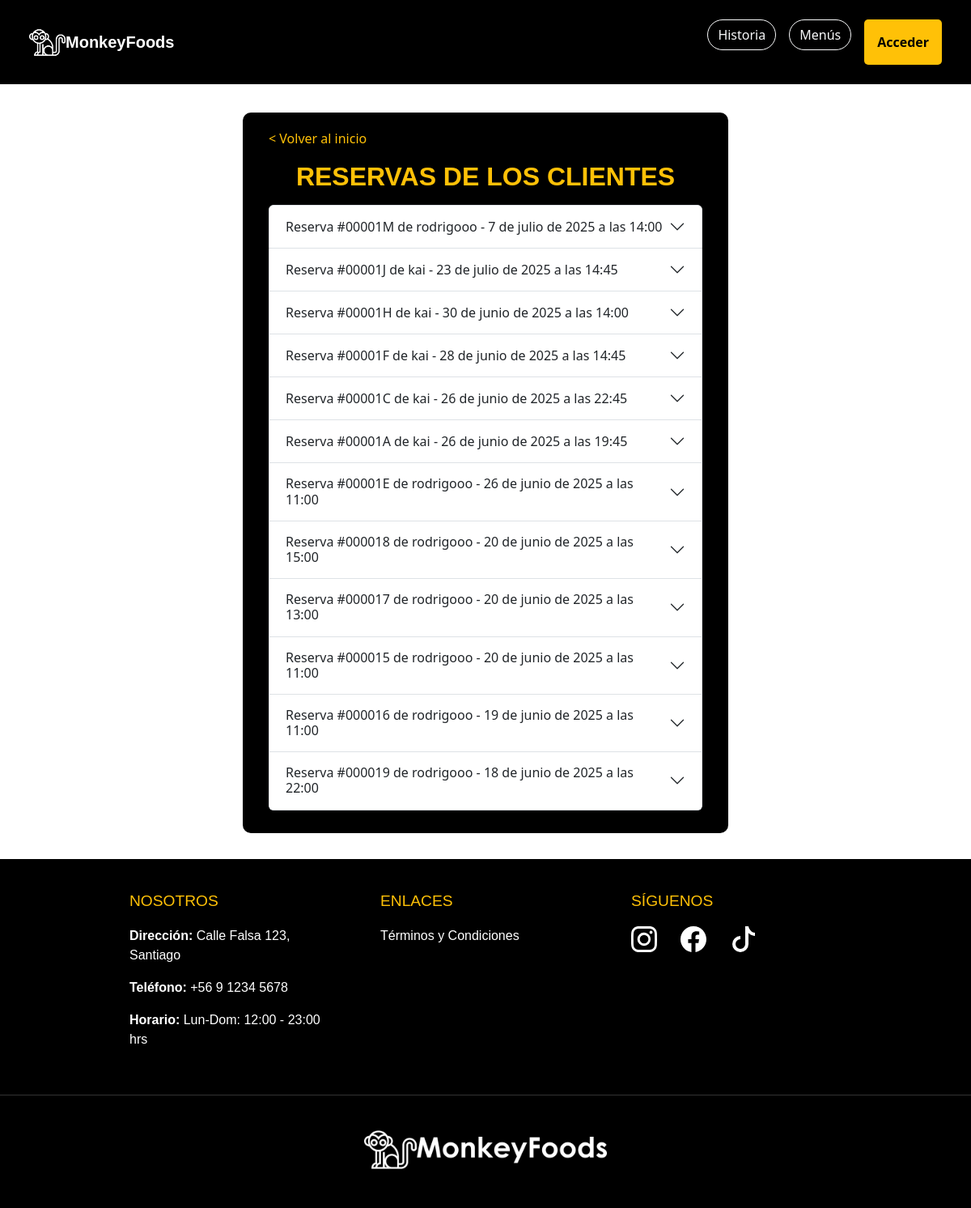
Page /reservas_mesero/ on the earlier database version.
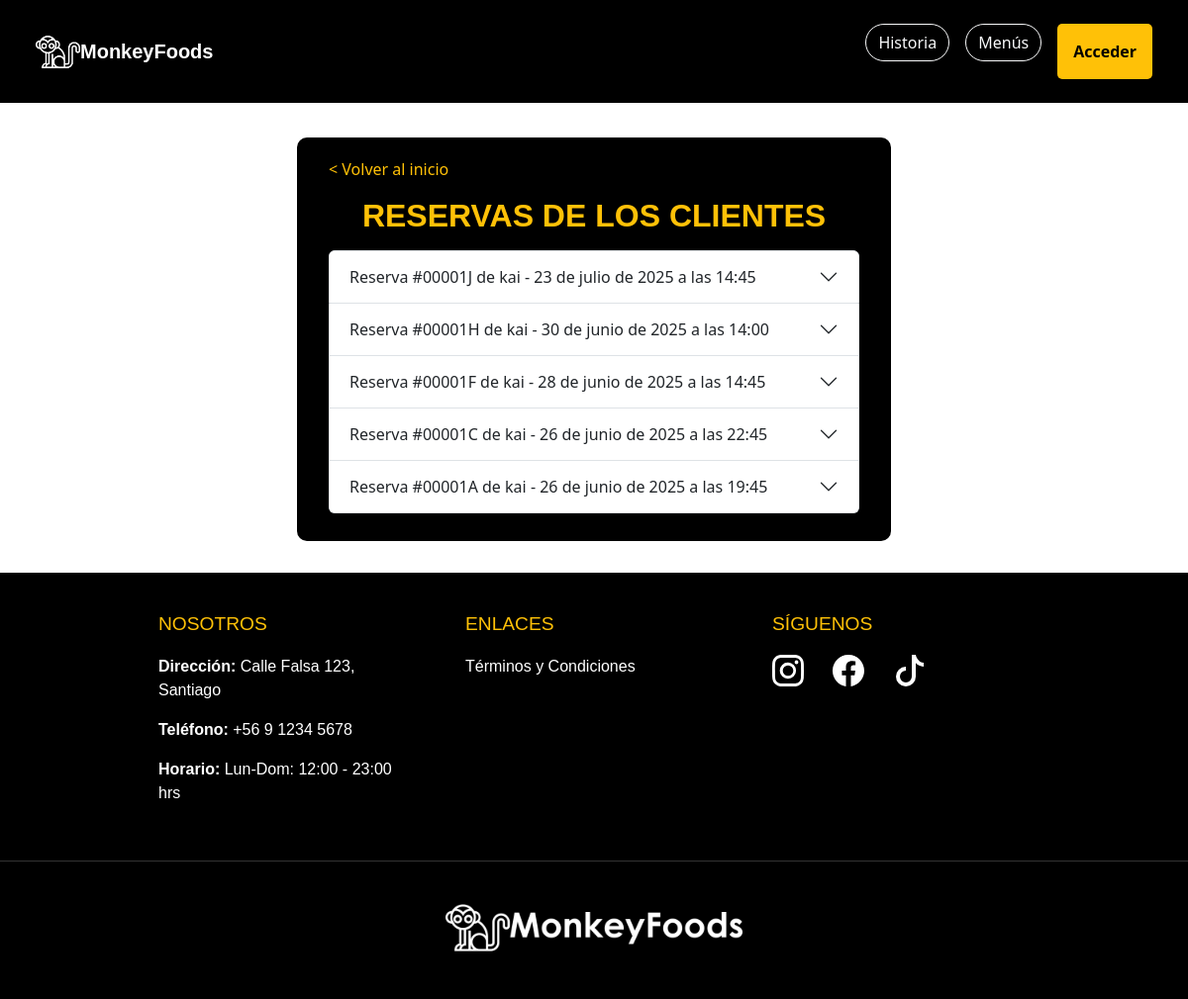
Same page on the later database version.
### apps/reservas/models.py (models this page shows, shortened)
class Reserva(models.Model):
    ESTADOS_RESERVA = (
        ('borrador', 'Borrador'),
        ('completada', 'Completada'),
    )
    id_reserva = models.CharField(max_length=12, unique=True, editable=False)
    cliente = models.ForeignKey(settings.AUTH_USER_MODEL, on_delete=models.CASCADE)
    nombre_reserva = models.CharField(max_length=100)
    fecha = models.DateField()
    hora = models.TimeField()
    telefono = models.CharField(max_length=20)
    comensales = models.PositiveIntegerField(default=1)
    abono = models.DecimalField(max_digits=8, decimal_places=2)
    total = models.DecimalField(max_digits=8, decimal_places=2)
    mesas = models.ManyToManyField('Mesa')
    menu = models.ForeignKey(Menu, on_delete=models.SET_NULL, null=True, blank=True)  #modelo menú
    zona = models.ForeignKey('Zona', on_delete=models.CASCADE, null=True, blank=True)
    estado = models.CharField(max_length=20, choices=ESTADOS_RESERVA, default='borrador')

### apps/registrar/models.py (models this page shows, shortened)
class CustomUser(AbstractUser):
    ROL_CHOICES = (
        (1, 'Cliente'),
        (2, 'Mesero'),
        (3, 'Cocinero'),
        (4, 'Administrador'),
    )
    rol = models.PositiveSmallIntegerField(choices=ROL_CHOICES, default=1)
    foto_perfil = models.ImageField(upload_to='fotos_perfil/', blank=True, null=True)

### apps/reservas_mesero/views.py (the view)
# urls.py: path('', views.reservas_mesero, name='reservas_mesero'),
def reservas_mesero(request):
    reservas_futuras = Reserva.objects.filter(fecha__gte=now().date()).order_by('fecha', 'hora')
    reservas_pasadas = Reserva.objects.filter(fecha__lt=now().date()).order_by('-fecha', '-hora')
    reservas = list(reservas_futuras) + list(reservas_pasadas)  # concatenar listas
    return render(request, 'reservas_mesero/reservas_mesero.html', {'reservas': reservas})

### apps/reservas_mesero/templates/reservas_mesero/reservas_mesero.html (shortened to what the changed rows need)
{% load static %}
<!DOCTYPE html>
<html lang="es">
<head>
    <link href="https://cdn.jsdelivr.net/npm/bootstrap@5.3.3/dist/css/bootstrap.min.css" rel="stylesheet"
>
    <link rel="stylesheet" href="https://cdn.jsdelivr.net/npm/bootstrap-icons@1.11.3/font/bootstrap-icons.min.css">
    <link rel="stylesheet" href="{% static 'reservas_mesero/css/styles.css' %}">
</head>
<body class="body-fondo">
     <div class="form-container">
        <div class="container mb-2">
            <h2 class="text-warning text-center mb-3" style="font-family: 'Century Gothic', sans-serif; font-weight: bolder;">RESERVAS DE LOS CLIENTES</h2>
            <div class="accordion" id="accordionReservas">
                {% for reserva in reservas %}
                <div class="accordion-item">
                    <h2 class="accordion-header" id="heading{{ reserva.id }}">
                        <button class="accordion-button collapsed" type="button" data-bs-toggle="collapse"
                            data-bs-target="#collapse{{ reserva.id }}">
                            Reserva #{{ reserva.id_reserva }} de {{ reserva.cliente.username }} - {{ reserva.fecha }} a las {{ reserva.hora }}
                        </button>
                    </h2>
                </div>
                {% empty %}
                <p class="text-center" style="font-size: 18px; color: grey; font-style: italic;">No tienes reservas
                    registradas.</p>
                {% endfor %}
            </div>
        </div>
    </div>
</body>
</html>

Differences in the rows shown:
removed Reserva: id_reserva "00001M", cliente.username "rodrigooo", fecha "7 de julio de 2025", hora "14:00"
removed Reserva: id_reserva "00001E", cliente.username "rodrigooo", fecha "26 de junio de 2025", hora "11:00"
removed Reserva: id_reserva "000018", cliente.username "rodrigooo", fecha "20 de junio de 2025", hora "15:00"
removed Reserva: id_reserva "000017", cliente.username "rodrigooo", fecha "20 de junio de 2025", hora "13:00"
removed Reserva: id_reserva "000015", cliente.username "rodrigooo", fecha "20 de junio de 2025", hora "11:00"
removed Reserva: id_reserva "000016", cliente.username "rodrigooo", fecha "19 de junio de 2025", hora "11:00"
removed Reserva: id_reserva "000019", cliente.username "rodrigooo", fecha "18 de junio de 2025", hora "22:00"
